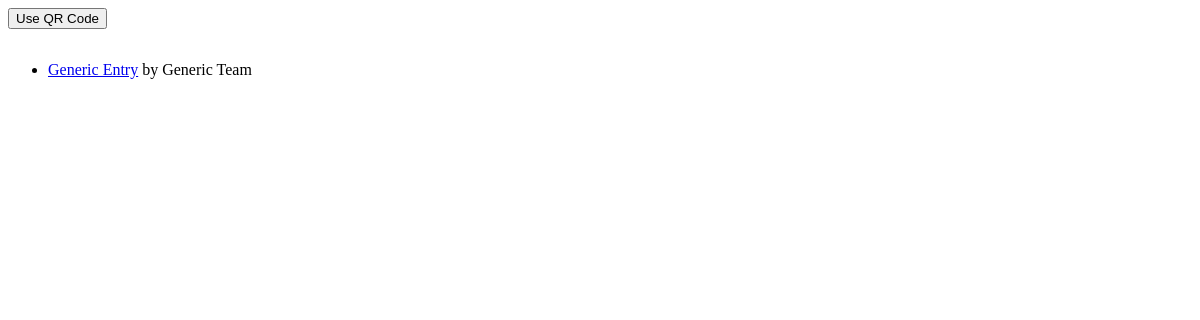
/judge/teams/, run on an earlier commit of the app's database.
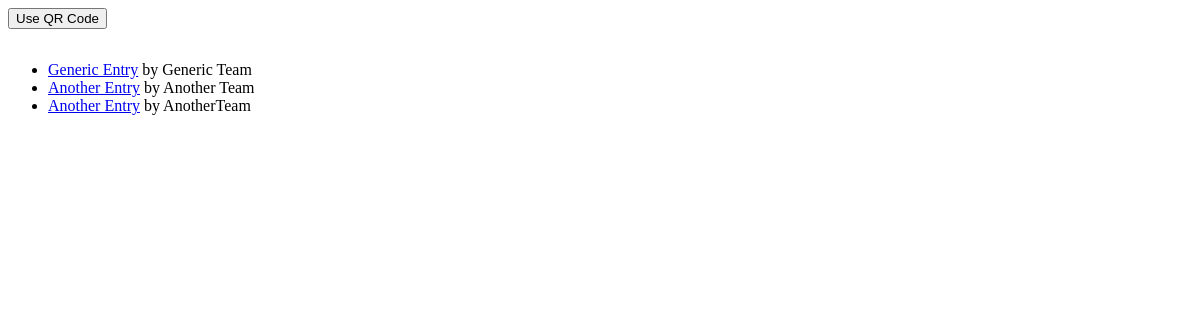
And on a later commit of the database.
### core/models.py (models this page shows)
class Team(models.Model):
    team_name = models.CharField(max_length=128, primary_key=True)
    entry_name = models.CharField(max_length=128)
    registrar = models.ForeignKey(Registrar)
    category = models.ForeignKey('Category', on_delete=models.CASCADE)

### judge/views.py (the view)
# urls.py: url(r'^teams/(?P<team_name>[\w\s]+)/$', views.judge_team, name='judge_team'),
def teams(request):
    context = {'teams': Team.objects.all()}
    return render(request, 'judge/teams.html', context)

### judge/templates/judge/teams.html (shortened to what this page needs)
<html>
    <head>
        {% load static %}
    </head>
    <body>
        <p>
            <button id="use_qr" onclick="showQR()">Use QR Code</button>
        </p>
        <ul>
            {% for team in teams %}
            <li><a href="{% url 'judge_team' team.team_name %}">{{ team.entry_name }}</a> by {{team.team_name}}</li>
            {% endfor %}
        </ul>
    </body>
</html>

What changed in the data, as far as the page shows it:
added Team: entry_name "Another Entry", team_name "Another Team"
added Team: entry_name "Another Entry", team_name "AnotherTeam"
